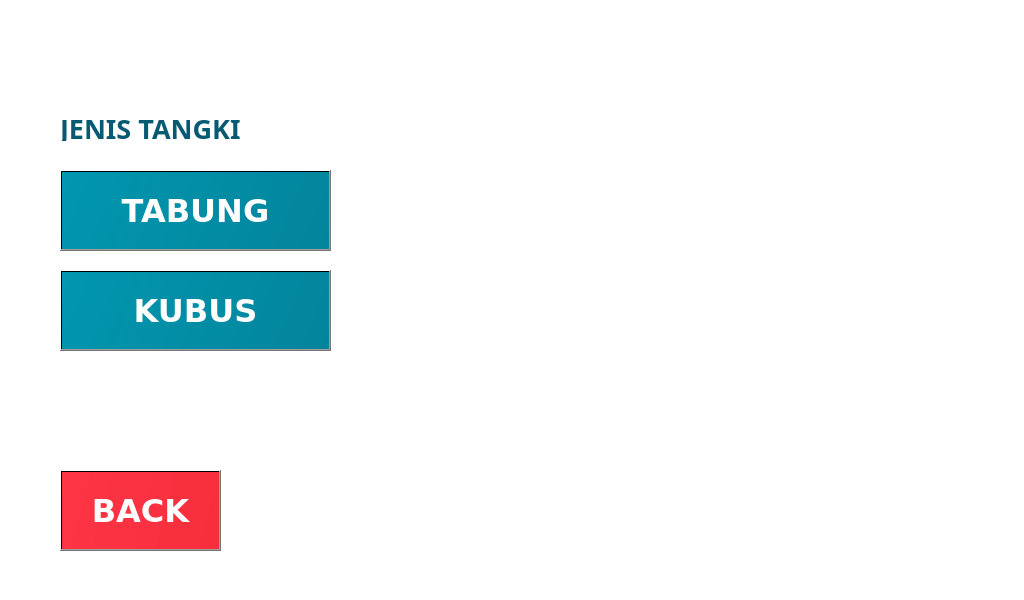
<?xml version="1.0" encoding="UTF-8"?>
<ui version="4.0">
 <class>Dialog</class>
 <widget class="QDialog" name="Dialog">
  <property name="enabled">
   <bool>true</bool>
  </property>
  <property name="geometry">
   <rect>
    <x>0</x>
    <y>0</y>
    <width>1024</width>
    <height>600</height>
   </rect>
  </property>
  <property name="sizePolicy">
   <sizepolicy hsizetype="Preferred" vsizetype="Preferred">
    <horstretch>0</horstretch>
    <verstretch>0</verstretch>
   </sizepolicy>
  </property>
  <property name="minimumSize">
   <size>
    <width>1024</width>
    <height>600</height>
   </size>
  </property>
  <property name="maximumSize">
   <size>
    <width>1024</width>
    <height>600</height>
   </size>
  </property>
  <property name="windowTitle">
   <string>Dialog</string>
  </property>
  <property name="styleSheet">
   <string notr="true">background-color: rgb(255, 255, 255);</string>
  </property>
  <widget class="QLabel" name="label_3">
   <property name="geometry">
    <rect>
     <x>0</x>
     <y>0</y>
     <width>1024</width>
     <height>600</height>
    </rect>
   </property>
   <property name="text">
    <string/>
   </property>
   <property name="pixmap">
    <pixmap>../assets/PLN clasic.png</pixmap>
   </property>
   <property name="scaledContents">
    <bool>true</bool>
   </property>
  </widget>
  <widget class="QPushButton" name="backButton">
   <property name="geometry">
    <rect>
     <x>60</x>
     <y>470</y>
     <width>161</width>
     <height>81</height>
    </rect>
   </property>
   <property name="font">
    <font>
     <family>Verdana</family>
     <pointsize>24</pointsize>
     <weight>75</weight>
     <bold>true</bold>
    </font>
   </property>
   <property name="cursor">
    <cursorShape>PointingHandCursor</cursorShape>
   </property>
   <property name="styleSheet">
    <string notr="true">background-color: qlineargradient(spread:pad, x1:-0.5, y1:-0.5, x2:3.5, y2:0, stop:0 rgba(255, 30, 50, 225), stop:1 rgba(235, 31, 39, 255));
color: rgb(255, 255, 255);
</string>
   </property>
   <property name="text">
    <string>BACK</string>
   </property>
  </widget>
  <widget class="QLabel" name="label">
   <property name="geometry">
    <rect>
     <x>60</x>
     <y>110</y>
     <width>351</width>
     <height>31</height>
    </rect>
   </property>
   <property name="font">
    <font>
     <family>Montserrat</family>
     <pointsize>20</pointsize>
     <weight>75</weight>
     <bold>true</bold>
    </font>
   </property>
   <property name="styleSheet">
    <string notr="true">background-color: rgba(255, 255, 255, 0);</string>
   </property>
   <property name="text">
    <string>&lt;html&gt;&lt;head/&gt;&lt;body&gt;&lt;p&gt;&lt;span style=&quot; color:#065b72;&quot;&gt;JENIS TANGKI&lt;/span&gt;&lt;/p&gt;&lt;/body&gt;&lt;/html&gt;</string>
   </property>
   <property name="alignment">
    <set>Qt::AlignLeading|Qt::AlignLeft|Qt::AlignVCenter</set>
   </property>
  </widget>
  <widget class="QPushButton" name="tabungButton">
   <property name="geometry">
    <rect>
     <x>60</x>
     <y>170</y>
     <width>271</width>
     <height>81</height>
    </rect>
   </property>
   <property name="font">
    <font>
     <family>Verdana</family>
     <pointsize>24</pointsize>
     <weight>75</weight>
     <bold>true</bold>
     <strikeout>false</strikeout>
     <kerning>true</kerning>
    </font>
   </property>
   <property name="cursor">
    <cursorShape>PointingHandCursor</cursorShape>
   </property>
   <property name="styleSheet">
    <string notr="true">background-color: qlineargradient(spread:pad, x1:-0.5, y1:-0.5, x2:3.5, y2:0, stop:0 rgba(0, 161, 185, 255), stop:1 rgba(7, 91, 114, 255));
color: rgb(255, 255, 255);</string>
   </property>
   <property name="text">
    <string>TABUNG</string>
   </property>
  </widget>
  <widget class="QPushButton" name="kubusButton">
   <property name="geometry">
    <rect>
     <x>60</x>
     <y>270</y>
     <width>271</width>
     <height>81</height>
    </rect>
   </property>
   <property name="font">
    <font>
     <family>Verdana</family>
     <pointsize>24</pointsize>
     <weight>75</weight>
     <bold>true</bold>
     <strikeout>false</strikeout>
     <kerning>true</kerning>
    </font>
   </property>
   <property name="cursor">
    <cursorShape>PointingHandCursor</cursorShape>
   </property>
   <property name="styleSheet">
    <string notr="true">background-color: qlineargradient(spread:pad, x1:-0.5, y1:-0.5, x2:3.5, y2:0, stop:0 rgba(0, 161, 185, 255), stop:1 rgba(7, 91, 114, 255));
color: rgb(255, 255, 255);</string>
   </property>
   <property name="text">
    <string>KUBUS</string>
   </property>
  </widget>
 </widget>
 <resources/>
 <connections/>
</ui>
